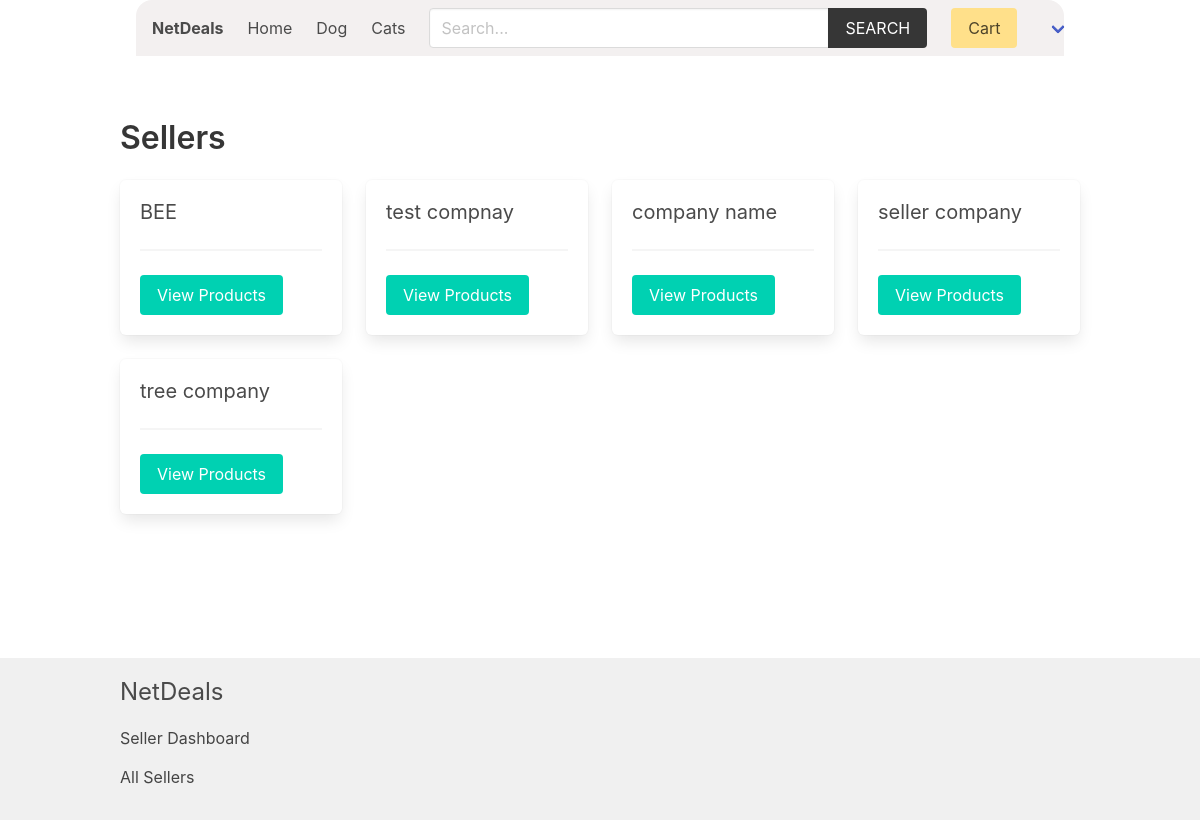
/seller/ (signed in), run on an earlier commit of the app's database.
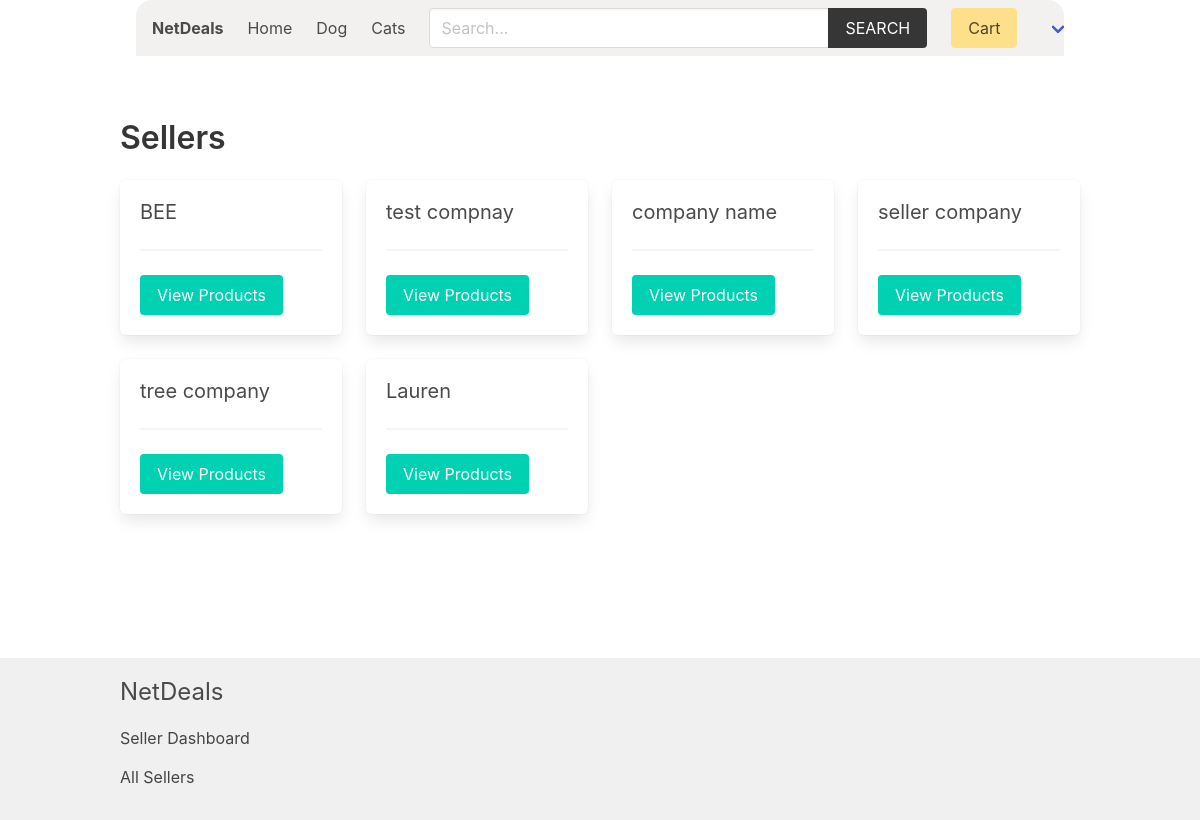
And on a later commit of the database.
### product/models.py (models this page shows, shortened)
class Category(models.Model):
    title = models.CharField(max_length=50)
    slug = models.SlugField(max_length=55)
    ordering = models.IntegerField(default=0)
    class Meta:
        ordering = ['ordering']

### accounts/models.py (models this page shows, shortened)
class SellerProfile(models.Model):
    is_approved = models.BooleanField(default=False) # for admin approval
    phone_number = models.CharField(max_length=15, null=True, blank=True)
    address = models.CharField(max_length=255, null=True, blank=True)
    user = models.OneToOneField(CustomUser, on_delete=models.CASCADE)
    company_name = models.CharField(max_length=100, null=True, blank=True)
    company_description = models.TextField(null=True, blank=True)

### seller/views.py (the view)
# urls.py: path('', views.sellers, name="sellers"),
def sellers(request):
    sellers = SellerProfile.objects.all()
    return render(request, 'seller/sellers.html', {'sellers': sellers})

### cart/cart.py (called while the page is built)
    def __len__(self):
        return sum(item['quantity'] for item in self.cart.values())

### cart/context_processors.py (called while the page is built)
def cart(request):
    return {'cart': Cart(request)}

### product/context_processors.py (called while the page is built)
def menu_categories(request):
    categories = Category.objects.all()
    return {'categories': categories}

### templates/seller/sellers.html (shortened to what this page needs)
{% extends 'core/base.html' %}
{% block content %}
    <h1 class="title">Sellers</h1>
    <div class="columns is-multiline">
        {% for seller in sellers %}
            <div class="column is-3">
                <div class="box">
                    <h2 class="subtitle">
                        {{ seller.company_name }}
                    </h2>
                    <hr>
                    <a href="{% url 'seller:seller' seller.id %}" class="button is-primary ">View Products</a>
                </div>
            </div>
        {% endfor %}
    </div>
{% endblock content %}

### templates/core/base.html (shortened to what this page needs)
{% load static %}
{% load product_filters %}
<!DOCTYPE html>
<html lang="en">
<head>
    <link rel="stylesheet" href="https://cdn.jsdelivr.net/npm/bulma@0.9.2/css/bulma.min.css">
    <link rel="stylesheet" href="{% static 'css/main.css' %}">
</head>
<body>
    <div class="container px-4">
        <nav class="navbar px-4" role="navigation" aria-label="main navigation">
            <div class="navbar-brand">
                <a class="navbar-item" href="{% url 'core:home' %}">
                    <h1><strong>NetDeals</strong></h1>
                </a>
            </div>
            <div id="navbarBasicExample" class="navbar-menu">
                <div class="navbar-start">
                <a class="navbar-item" href="{% url 'core:home' %}">
                    Home
                </a>
                {% for category in categories %}
                    <a class="navbar-item" href="{% url 'product:category' category.slug %}">
                        {{category.title}}
                    </a>
                {% endfor %}
                </div>
                <div class="navbar-start">
                    <div class="navbar-item">
                        <form method="get" action="{% url 'product:search' %}">
                            <div class="field has-addons">
                                <div class="control">
                                    <input type="search" name="query" id="" class="input" placeholder="Search...">
                                </div>
                                <div class="control">
                                    <button class="button is-dark is-uppercase">Search</button>
                                </div>
                            </div>
                        </form>
                    </div>
                </div>
                <div class="navbar-end">
                <div class="navbar-item">
                    <a href="{% url 'cart:cart' %}" class="button is-warning">Cart {% if cart %}({{cart|length}}){% endif %}</a>
                </div>
                {% if user.role == 'seller' %}
                <div class="navbar-item has-dropdown is-hoverable">
                    <a class="navbar-link is-capitalized">
                    </a>
                </div>
                {% endif %}
                </div>
            </div>
            </nav>
    </div>
    <section class="section">
        <div class="container">
            {% block content %}{% endblock content %}
        </div>
    </section>
    <div class="main-content-wrapper">
        <section class="section">
        </section>
    </div>
    <footer class="footer">
        <div class="container">
            <h3 class="is-size-4 mb-4">NetDeals</h3>
            {% if user.role == 'seller' %}
                <a href="{% url 'seller:seller-dashboard' %}">Seller Dashboard</a>
            {% endif %}
            <br>
            <a href="{% url 'seller:sellers' %}">All Sellers</a>
        </div>
    </footer>
</body>
</html>

What changed in the data, as far as the page shows it:
added SellerProfile: company_name "Lauren"
